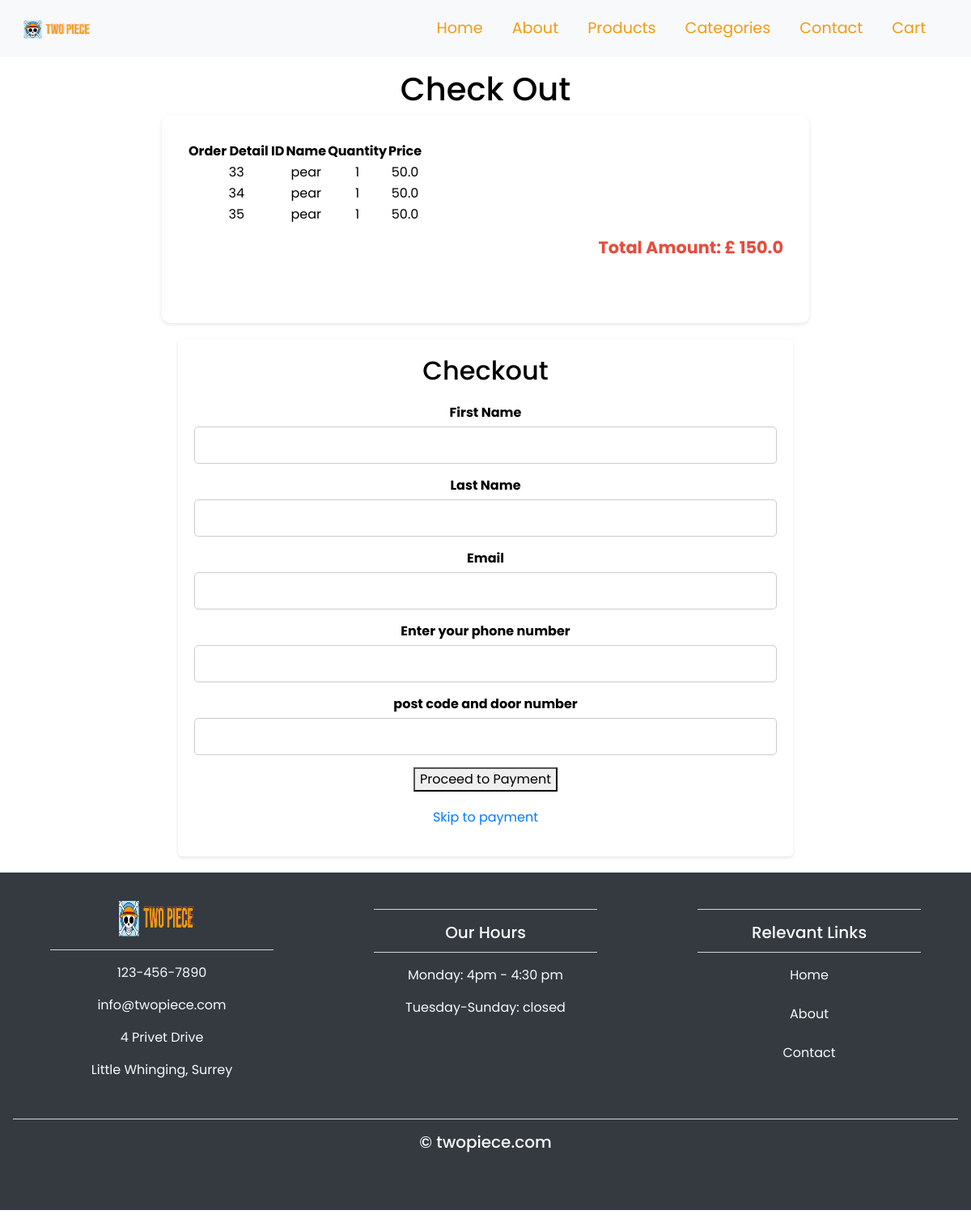
The app's page /checkout, older data.
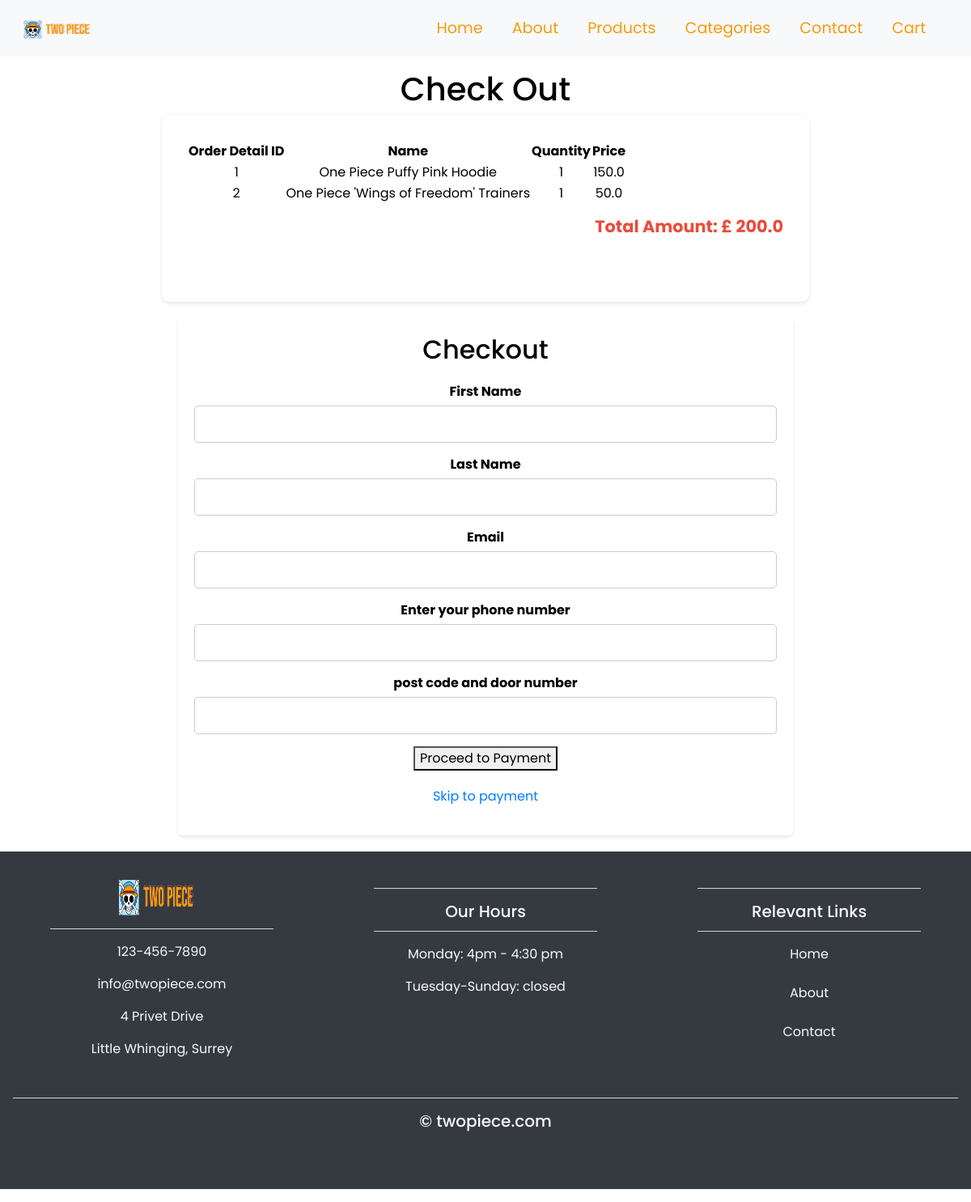
The same page, newer data.
### application/models.py (models this page shows)
class Order_detail(db.Model):
    order_detail_id = db.Column(db.Integer, primary_key=True)
    order_id = db.Column(db.Integer, db.ForeignKey('order.order_id'), nullable=False)
    product_id = db.Column(db.Integer, db.ForeignKey('product.product_id'), nullable=False)
    quantity = db.Column(db.Integer, nullable = False)
    price = db.Column(db.Float, nullable=False)

class Product(db.Model):
    product_id = db.Column(db.Integer, primary_key=True)
    name = db.Column(db.String(30), nullable=False)
    description = db.Column(db.String(500), nullable=False)
    price = db.Column(db.Float)
    stock_quantity = db.Column(db.Integer)
    order_details = db.relationship('Order_detail', backref='product')

### application/routes.py (the view, shortened to what this page needs)
@app.route('/checkout', methods=['GET', 'POST'])
def checkout():
    message = ""
    form = ShipForm()
    all_product = Product.query.all()
    all_orders = Order_detail.query.all()
    total_amount = sum([order.quantity * order.price for order in all_orders])
    return render_template('checkout.html', form=form, message=message, all_orders=all_orders, total_amount=total_amount, all_product=all_product)

### application/routes.py
class ShipForm(FlaskForm):
    first_name = StringField('First Name', validators=[
        DataRequired(),
        Length(min=4, max=30)])
    last_name = StringField('Last Name', validators=[
        DataRequired(),
        Length(min=2, max=30)])
    email = StringField('Email', validators=[
        DataRequired(),
        Length(min=2, max=60)])
    phone_num = StringField('Enter your phone number', validators=[
        DataRequired(),
        Length(min=5, max=16)])
    address = StringField('post code and door number', validators=[
        DataRequired(),
        Length(min=2, max=15)])
    submit = SubmitField('Click here to save your address')

### application/templates/checkout.html (shortened to what this page needs)
<!DOCTYPE html>
<html lang="en">
<head>
	<link rel="stylesheet" href="https://maxcdn.bootstrapcdn.com/bootstrap/4.0.0/css/bootstrap.min.css">
	<link href="\static\style.css" rel="stylesheet">
</head>
<body>
	{% include 'navbar.html' %}
    <header class="cart-header">
        <h1>Check Out</h1>
<main class="cart-main">
<div class=cart-items>
<table>
<tr>
<th>Order Detail ID</th>
<th>Name</th>
<th>Quantity</th>
<th>Price</th>
</tr>
<tr>
      {% for order in all_orders %}
<td>{{ order.order_detail_id }}</td>
<td>
       {% for product in all_product %}
       {% if product.product_id == order.product_id %}
           {{product.name}}
       {% endif %}
       {% endfor %}
</td>
<td>{{ order.quantity }}</td>
<td>{{ order.price }}</td>
</tr>
{% endfor %}
</table>
<h3 class="total">Total Amount: £ {{ total_amount }}</h3> <br>
</div>
</main>
<div class="checkout-container">
    <div class="form-container">
        <h2>Checkout</h2>
        <form method="POST" action="">
            <div class="form-group">
                <label for="first_name">{{ form.first_name.label }}</label>
                {{ form.first_name }}
            </div>
            <div class="form-group">
                <label for="last_name">{{ form.last_name.label }}</label>
                {{ form.last_name }}
            </div>
            <div class="form-group">
                <label for="email">{{ form.email.label }}</label>
                {{ form.email }}
            </div>
            <div class="form-group">
                <label for="phone_num">{{ form.phone_num.label }}</label>
                {{ form.phone_num }}
            </div>
            <div class="form-group">
                <label for="address">{{ form.address.label }}</label>
                {{ form.address }}
            </div>
            <button type="submit">Proceed to Payment</button>
            <p class="continue-link"><a href="{{ url_for('payment') }}">Skip to payment</a></p>
        </form>
    </div>
</div>
	<footer>
		<div class="container-fluid padding">
		<div class="row text-center">
			<div class="col-md-4">
				<img id="footer-logo" src="\static\two piece logo 2.png">
				<hr class="light">
				<p>123-456-7890</p>
				<p>info@twopiece.com</p>
				<p>4 Privet Drive</p>
				<p>Little Whinging, Surrey</p>
			</div>
			<div class="col-md-4">
				<hr class="light">
				<h5>Our Hours</h5>
				<hr class="light">
				<p>Monday: 4pm - 4:30 pm</p>
				<p>Tuesday-Sunday: closed</p>
			</div>
			<div class="col-md-4">
				<hr class="light">
				<h5>Relevant Links</h5>
				<hr class="light">
				<a class="footer-padding" href="{{ url_for('home') }}">Home</a>
				<br>
				<a class="footer-padding" href="{{ url_for('about') }}">About</a>
				<br>
				<a class="footer-padding" href="{{ url_for('contact') }}">Contact</a>
				<br>
			</div>
			<div class="col-12">
				<hr class="light-100">
				<h5>&copy; twopiece.com</h5>
			</div>
		</div>
		</div>
		</footer>
</body>
</html>

Row changes from the older to the newer data that the page shows:
removed Order_detail: order_detail_id "33", quantity "1", price "50.0"
removed Product: name "pear"
removed Order_detail: order_detail_id "34", quantity "1", price "50.0"
removed Order_detail: order_detail_id "35", quantity "1", price "50.0"
added Order_detail: order_detail_id "1", quantity "1", price "150.0"
now on this page (row edited): Product: name "One Piece Puffy Pink Hoodie", shown under "1"
added Order_detail: order_detail_id "2", quantity "1", price "50.0"
added Product: name "One Piece 'Wings of Freedom' Trainers", shown under "2"
Text that changed along with them:
{{ total_amount }}: "150.0" → "200.0"
